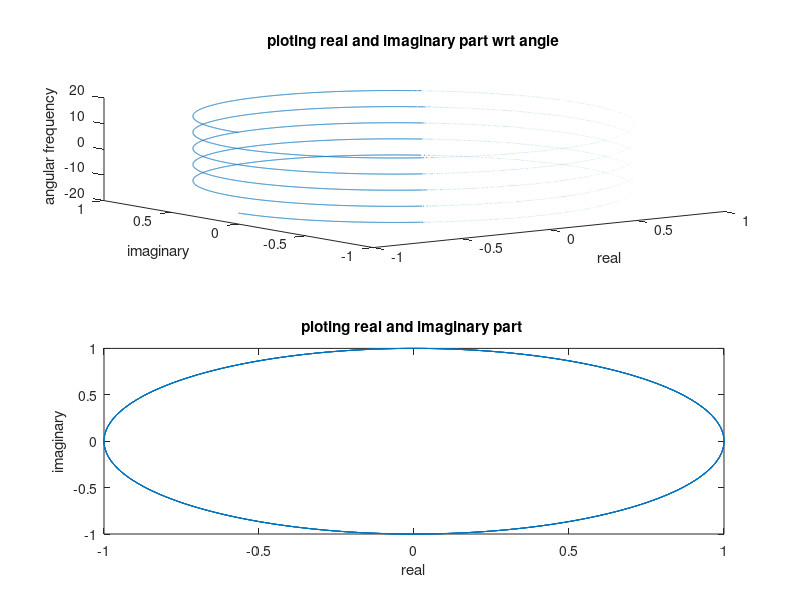

MATLAB code for this plot:
clear all;
close all;
clc;
theta=-5*pi:0.001:5*pi;
x=exp(j.*theta);
a=real(x);
b=imag(x);
subplot(2,1,1);
plot3(a,b,theta)
xlabel('real');
ylabel('imaginary');
zlabel('angular frequency');
title('ploting real and imaginary part wrt angle');
subplot(2,1,2);
plot(a,b);
xlabel('real');
ylabel('imaginary');
title('ploting real and imaginary part ');
